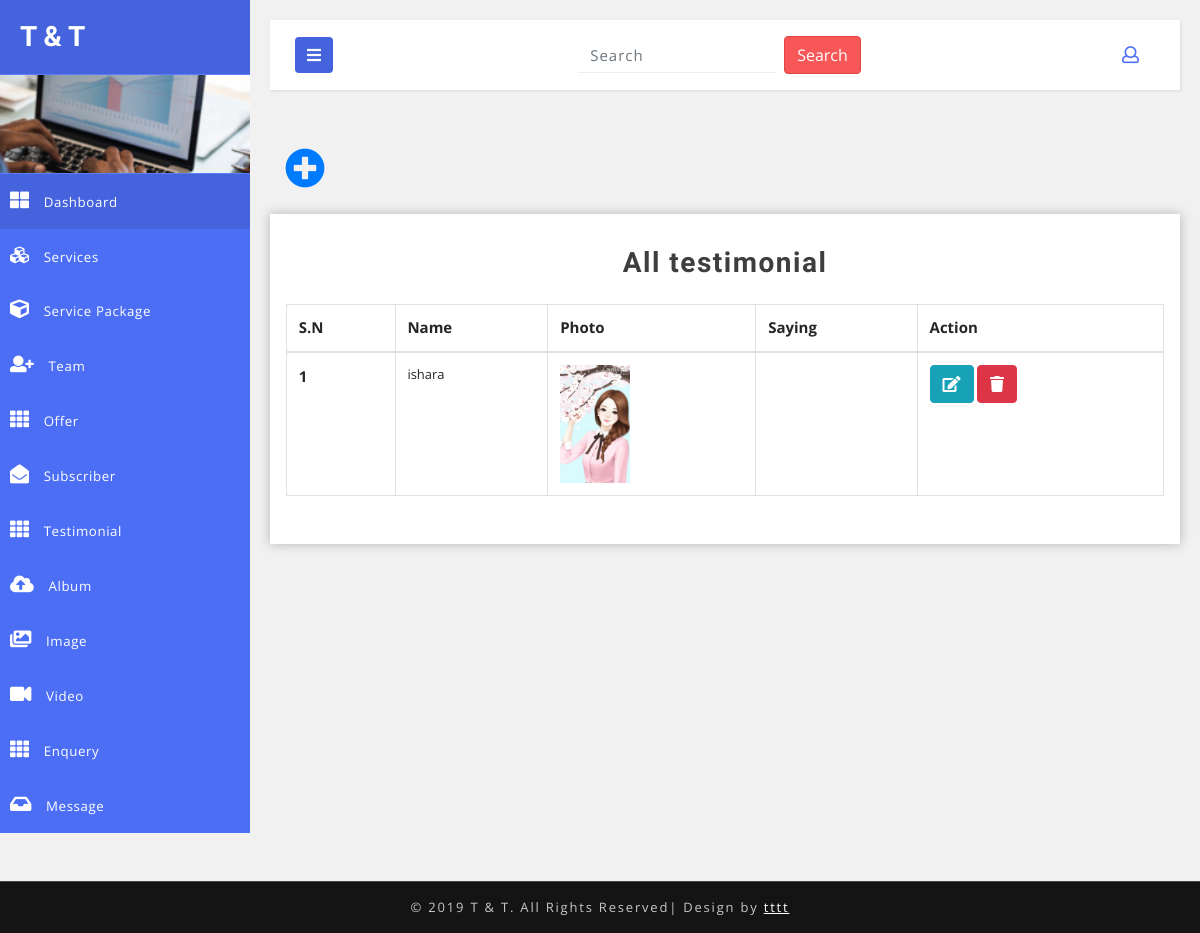
The page /med-admin/testimonial/list/ (signed in) on the database as committed earlier.
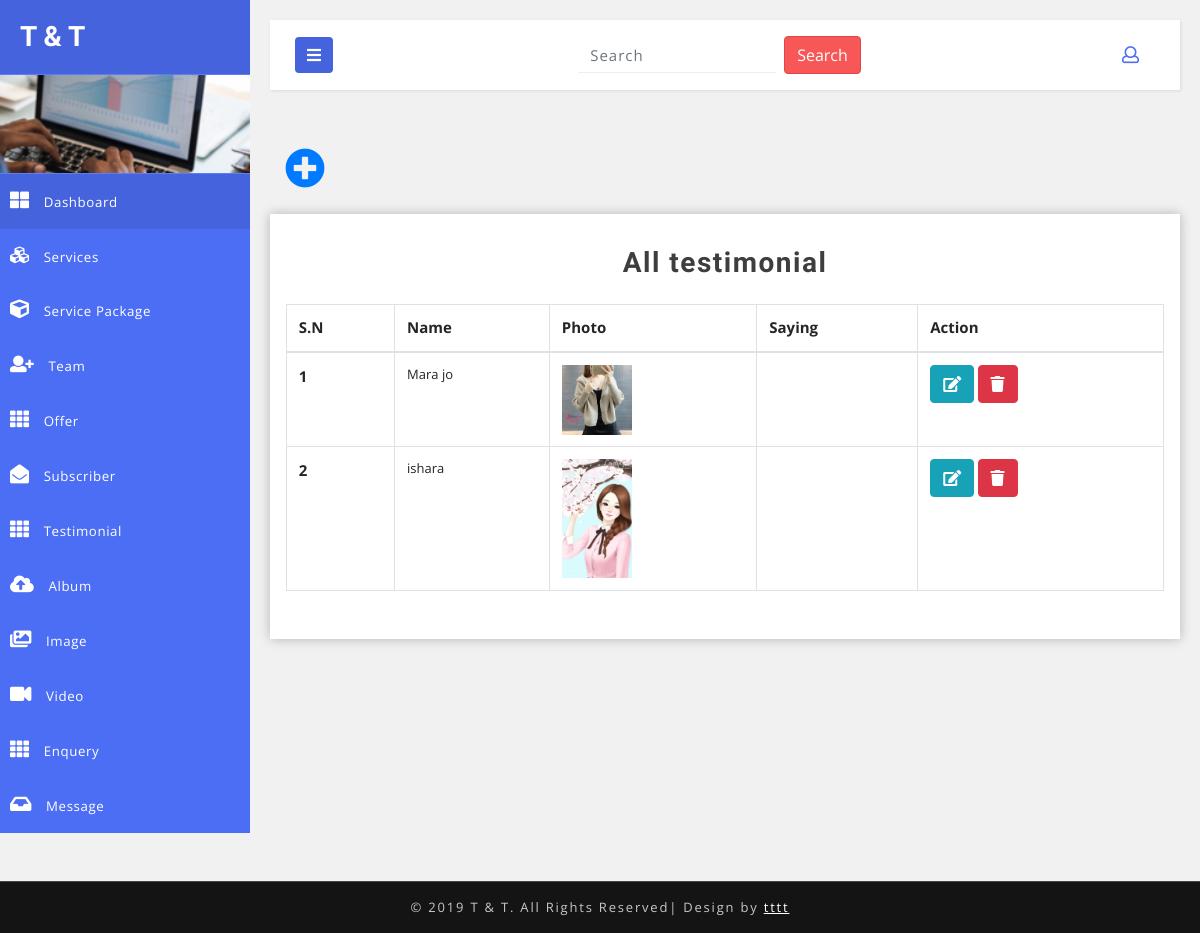
The same page on the database as committed later.
### tourandtravelapp/models.py (models this page shows, shortened)
class TimeStamp(models.Model):
    created_at = models.DateTimeField(auto_now_add=True)
    updated_at = models.DateTimeField(auto_now=True, null=True, blank=True)
    active = models.BooleanField(default=True)
    class Meta:
        abstract = True

class Testimonial(TimeStamp):
    name = models.CharField(max_length=200)
    photo = models.ImageField(upload_to="photo")
    sayings = models.TextField()
    profession = models.CharField(max_length=200)

### tourandtravelapp/views.py (the view)
class AdminTestimonialListView(AdminRequiredMixin, ListView):
    template_name = "admintemplate/admintestimoniallist.html"
    queryset = Testimonial.objects.all().order_by('-id')
    context_object_name = "admintestimoniallist"

### tourandtravelapp/views.py (called while the page is built)
    def dispatch(self, request, *args, **kwargs):
        if request.user.is_authenticated:
            pass
        else:
            return redirect("/signin/")
        return super().dispatch(request, *args, **kwargs)

### templates/admintemplate/admintestimoniallist.html
{% extends 'admintemplate/adminbase.html' %}
{% block content %}
                	<div class="col-md-2">
                		<a href="{% url 'tourandtravelapp:admintestimonialcreate' %}"  style="font-size: 40px"><span class="fas fa-plus-circle text-primary"></span></a>
                	</div>
            <section class="tables-section">
                <div class="outer-w3-agile mt-3">
                    <h4 class="tittle-w3-agileits mb-4">All testimonial</h4>
                    <table class="table table-hover table-bordered">
                        <thead>
                            <tr>
                                <th scope="col">S.N</th>
                                <th scope="col">Name</th>
                                <th scope="col">Photo</th>
                                <th scope="col">Saying</th>
                                <th scope="col">Action</th>
                            </tr>
                        </thead>
                        <tbody>
                        	{% for testimonial in admintestimoniallist %}
                            <tr>
                                <th scope="row">{{forloop.counter}}</th>
                                <td>{{testimonial.name}}</td>
                                <td><img src="{{testimonial.photo.url}}" width="70"></td>
                                <td>{{testimonial.saying}}</td>
                                <td>
                                	<a href="{% url 'tourandtravelapp:admintestimonialupdate' testimonial.id %}" class="btn btn-info"><i class="fas fa-edit"></i></a>
                                	<a href="{% url 'tourandtravelapp:admintestimonialdelete' testimonial.id %}" class="btn btn-danger"><i class="fas fa-trash"></i></a>
                                </td>
                            </tr>
                            {% endfor %}
                        </tbody>
                    </table>
                </div>
            </section>
{% endblock %}

### templates/admintemplate/adminbase.html (shortened to what this page needs)
{% load static %}
<!DOCTYPE html>
<html lang="en">
<head>
    <link href="{% static 'adminstatic/css/bootstrap.css' %}" rel="stylesheet" type="text/css" media="all" />
    <link rel="stylesheet" href="{% static 'adminstatic/css/bar.css' %}">
    <link rel="stylesheet" type="text/css" href="{% static 'adminstatic/css/pignose.calender.css' %}" />
    <link href="{% static 'adminstatic/css/style.css' %}" rel="stylesheet" type="text/css" media="all" />
    <link rel="stylesheet" href="{% static 'adminstatic/css/style4.css' %}">
    <link href="{% static 'adminstatic/css/fontawesome-all.css' %}" rel="stylesheet">
</head>
<body>
    <div class="wrapper">
        <nav id="sidebar">
            <div class="sidebar-header">
                <h3>
                    <a href="#">T & T</a>
                </h3>
            </div>
            <div class="profile-bg"></div>
            <ul class="list-unstyled components">
                <li class="active">
                    <a href="{% url 'tourandtravelapp:adminhome' %}">
                        <i class="fas fa-th-large"></i>
                        Dashboard
                    </a>
                </li>
                <li class="">
                    <a href="{% url 'tourandtravelapp:adminservicelist' %}">
                        <i class="fas fa-cubes"></i>
                        Services
                    </a>
                </li>
                 <li class="">
                    <a href="{% url 'tourandtravelapp:adminservicepackagelist' %}">
                        <i class="fas fa-cube"></i>
                        Service Package
                    </a>
                </li>
                <li class="">
                    <a href="{% url 'tourandtravelapp:adminteamlist' %}">
                        <i class="fas fa-user-plus"></i>
                        Team
                    </a>
                </li>
                <li class="">
                    <a href="{% url 'tourandtravelapp:adminofferlist' %}">
                        <i class="fas fa-th"></i>
                        Offer
                    </a>
                </li>
                <li class="">
                    <a href="{% url 'tourandtravelapp:adminsubscriberlist' %}">
                        <i class="fas fa-envelope-open"></i>
                        Subscriber
                    </a>
                </li>
                <li class="">
                    <a href="{% url 'tourandtravelapp:admintestimoniallist' %}">
                        <i class="fas fa-th"></i>
                        Testimonial
                    </a>
                </li>
                <li class="">
                    <a href="{% url 'tourandtravelapp:adminalbumlist' %}">
                        <i class="fas fa-cloud-upload-alt"></i>
                        Album
                    </a>
                </li>
                 <li class="">
                    <a href="{% url 'tourandtravelapp:adminimagelist' %}">
                        <i class="fas fa-images"></i>
                        Image
                    </a>
                </li>
                <li class="">
                    <a href="{% url 'tourandtravelapp:adminvideolist' %}">
                        <i class="fas fa-video"></i>
                        Video
                    </a>
                </li>
                 <li class="">
                    <a href="{% url 'tourandtravelapp:adminenquerylist' %}">
                        <i class="fas fa-th"></i>
                        Enquery
                    </a>
                </li>
                <li class="">
                    <a href="{% url 'tourandtravelapp:adminmessagelist' %}">
                        <i class="fas fa-inbox"></i>
                        Message
                    </a>
                </li>
            </ul>
        </nav>
        <div id="content">
            <nav class="navbar navbar-default mb-xl-5 mb-4">
                <div class="container-fluid">
                    <div class="navbar-header">
                        <button type="button" id="sidebarCollapse" class="btn btn-info navbar-btn">
                            <i class="fas fa-bars"></i>
                        </button>
                    </div>
                    <form action="#" method="post" class="form-inline mx-auto search-form">
                        <input class="form-control mr-sm-2" type="search" placeholder="Search" aria-label="Search" required="">
                        <button class="btn btn-style my-2 my-sm-0" type="submit">Search</button>
                    </form>
                    <ul class="top-icons-agileits-w3layouts float-right">
                        <li class="nav-item dropdown">
                            <a class="nav-link dropdown-toggle" href="#" id="navbarDropdown2" role="button" data-toggle="dropdown" aria-haspopup="true"
                                aria-expanded="false">
                                <i class="far fa-user"></i>
                            </a>
                        </li>
                    </ul>
                </div>
            </nav>
                    {% block content %}
                     {% endblock %}
                     </div>
    </div>
            <div class="copyright-w3layouts py-xl-3 py-2 mt-xl-5 mt-4 text-center">
                <p>© 2019 T & T. All Rights Reserved| Design by
                    <a href=""> tttt </a>
                </p>
            </div>
    <link href="{% static 'adminstatic/css/simplyCountdown.css' %}" rel='stylesheet' type='text/css' />
</body>
</html>

### static/adminstatic/css/style.css (style rules this page uses)
html, body { margin: 0; font-size: 100%; font-family: 'Open Sans', sans-serif; background: #fff; }
body a { text-decoration: none; transition: 0.5s all; -webkit-transition: 0.5s all; -moz-transition: 0.5s all; -o-transition: 0.5s all; -ms-transition: 0.5s all; }
input[type="button"], button[type="submit"] { transition: 0.5s all; -webkit-transition: 0.5s all; -moz-transition: 0.5s all; -o-transition: 0.5s all; -ms-transition: 0.5s all; }
h1, h2, h3, h4, h5, h6 { margin: 0; font-family: 'Poiret One', cursive; font-weight: 700; }
p { margin: 0; }
ul { margin: 0; padding: 0; }
ul li { list-style: none; }
.outer-w3-agile { padding: 2em 1em; -webkit-box-shadow: 0px 0px 11px 0px rgba(0, 0, 0, 0.25); -moz-box-shadow: 0px 0px 11px 0px rgba(0, 0, 0, 0.25); box-shadow: 0px 0px 11px 0px rgba(0, 0, 0, 0.25); background: #fff; }
.btn-style { background: #f75757; color: #fff; border-color: #e04646; }
h4.tittle-w3-agileits { font-size: 2em; letter-spacing: 1.5px; font-weight: 600; color: #3e3e3e; text-align: center; }
.profile-bg { border: 1px solid #5d7cf7; border-left: none; border-right: none; background: url(../images/menu1.jpg)no-repeat 0px 0px; -webkit-background-size: cover; -moz-background-size: cover; -o-background-size: cover; -ms-background-size: cover; background-size: cover; min-height: 100px; }
.top-icons-agileits-w3layouts .dropdown-toggle::after { display: none; }
.search-form.form-inline .form-control { background: none; border: none; border-bottom: 1px solid #eee; font-size: 15px; letter-spacing: 1px; border-radius: 0px; }
.top-icons-agileits-w3layouts li { list-style: none; display: inline-block; }
ul.top-icons-agileits-w3layouts a.nav-link i { display: inline-block; font-size: 17px; color: #4c6ef5; }
.dropdown { display: none; padding: 0; list-style: none; }
.copyright-w3layouts p { color: #c7c7c7; font-size: 13px; letter-spacing: 1.8px; text-align: center; font-weight: 400; }
.copyright-w3layouts p a { color: #fff; text-decoration: underline; }
.copyright-w3layouts { background: #151414; border-top: 1px solid #464646; }
ul.list-unstyled li { font-size: 14px; letter-spacing: 1px; color: #7d7d7d; }
.table th, .table td { padding: 0.74rem; vertical-align: top; border-top: 1px solid #dee2e6; font-size: 13px; }
.table th { color: #252525; font-size: 15px; }
@media (max-width:1280px) { h4.tittle-w3-agileits { font-size: 1.75em; } }

### static/adminstatic/css/style4.css (style rules this page uses)
body { font-family: 'Open Sans', sans-serif; background: #f1f1f1; }
p { font-family: 'Open Sans', sans-serif; }
a, a:hover, a:focus { color: inherit; text-decoration: none; transition: all 0.3s; }
.navbar { padding: 15px 10px; background: #fff; border: none; border-radius: 0; box-shadow: 1px 1px 3px rgba(0, 0, 0, 0.1); }
.navbar-btn { box-shadow: none; outline: none !important; border: none; background: #4463dc; }
i, span { display: inline-block; }
.wrapper { display: flex; align-items: stretch; }
#sidebar { min-width: 250px; max-width: 250px; background: #4c6ef5; color: #fff; transition: all 0.3s; }
#sidebar ul li a { text-align: left; }
#sidebar .sidebar-header { padding: 20px; background: #4463dc; }
#sidebar ul li a { padding: 16px 10px; font-size: .95em; letter-spacing: 0.6px; display: block; color: #fff; font-weight: 400; }
#sidebar ul li a i { margin-right: 10px; font-size: 19px; }
#sidebar ul li.active>a, #sidebar a[aria-expanded="true"] { color: #fff; background: #4463dc; }
#content { padding: 20px; min-height: 100vh; transition: all 0.3s; overflow: hidden; width: 100%; }

Rows that differ between the two databases and show on the page:
added Testimonial: name "Mara jo", photo (picture)
